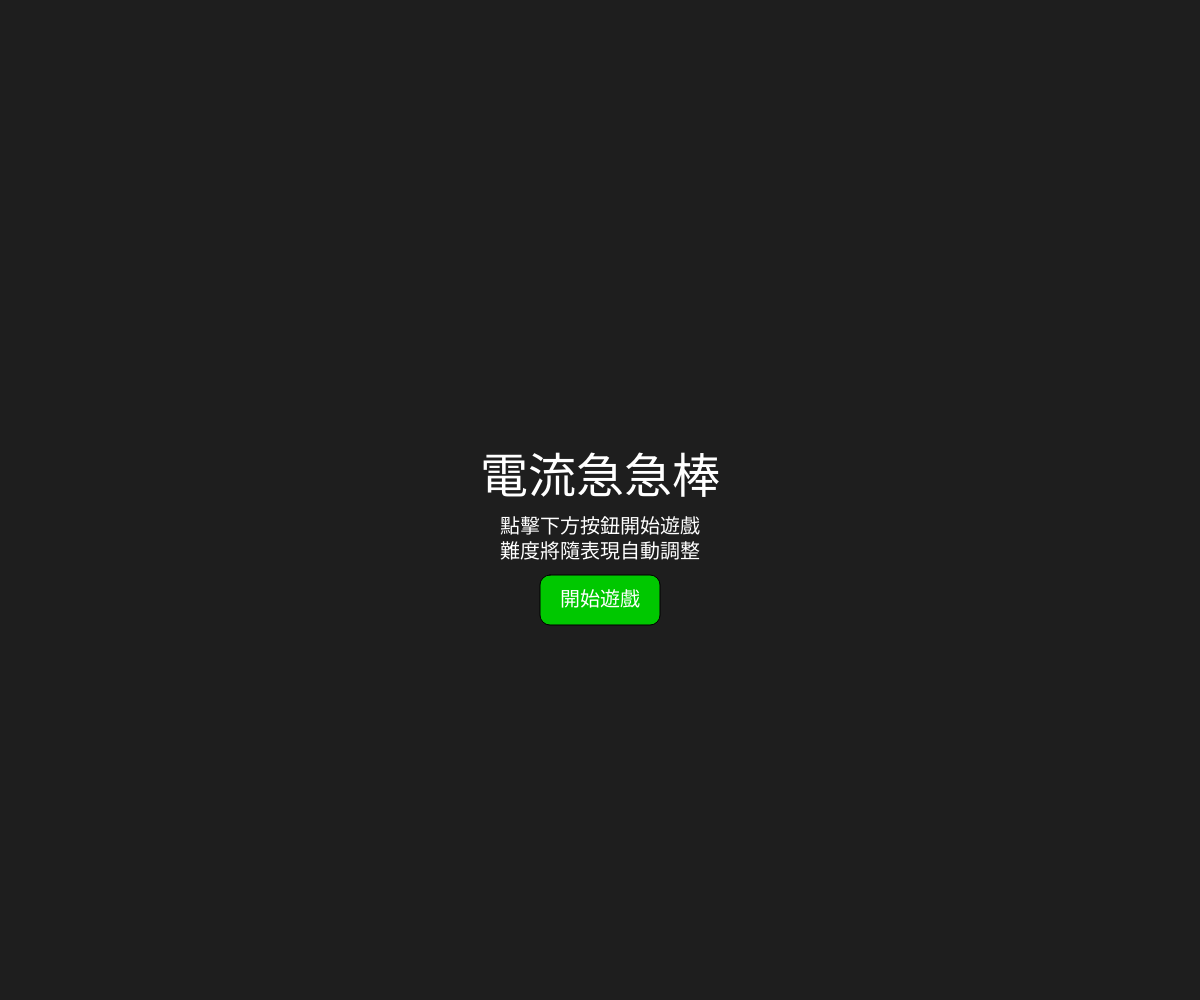
Frame 1 (no input)
Frame 60 (no input): identical to frame 1, image omitted
Frame 120 (the mouse pressed at the canvas centre since frame 60): identical to frame 1, image omitted

The p5.js sketch that drew this single still picture (run headless with seeded random() and noise() and a simulated clock; from frame 60 on, the mouse is pressed at the canvas centre):

// p5.js sketch
// ── sketch.js
let topPoints = [];
let bottomPoints = [];
let midPoints = [];
const numPoints = 5;
let gameState = "START"; // START, PLAYING, WON, LOST
let gameActive = false;  // 是否已經移到起點開始偵測
let difficulty = 1;      // 1: Easy, 2: Medium, 3: Hard
let failReason = "";     // 顯示失敗原因
const margin = 100;      // 左右留出的空間
const cursorRadius = 7.5; // 滑鼠圈圈半徑 (15/2)
let waveTime = 0;        // 用於控制高級模式的扭動時間

function setup() {
  createCanvas(windowWidth, windowHeight);
  // 初始不產生路徑，直到按下開始
}

function draw() {
  background(30);

  if (gameState === "START") {
    drawMenu("電流急急棒", "點擊下方按鈕開始遊戲\n難度將隨表現自動調整");
    drawStartButton();
  } else if (gameState === "PLAYING") {
    drawPath();
    drawMouseCursor(); // 繪製滑鼠跟隨圈
    
    // 只有在遊戲正式開始後，波浪計時器才開始跑
    if (gameActive) {
      waveTime += 0.05;
    }

    // 在頂部告知難度級別
    let diffLabels = ["", "簡單", "中級", "高級"];
    fill(255);
    textSize(24);
    textAlign(CENTER);
    text("當前難度：" + diffLabels[difficulty], width / 2, 40);

    if (!gameActive) {
      fill(255, 255, 0);
      text("← 請點擊綠色起點開始\n跟隨虛線，勿碰邊線", width / 2, 80);
    }
    checkGameLogic();
  } else if (gameState === "WON") {
    drawMenu("恭喜成功！", "點擊畫面重新開始");
  } else if (gameState === "LOST") {
    drawMenu("遊戲失敗！", failReason + "\n點擊畫面再試一次");
  }
}

function getMidlineOffset(x) {
  if (difficulty === 1) return 0;
  if (difficulty === 2) {
    // 中級：波浪 (靜止的 Sine 波，增加曲折感但不會移動)
    return sin(x * 0.03) * 10;
  }
  if (difficulty === 3) {
    // 高級：扭動 (使用 waveTime 控制，點擊起點後才開始變動)
    return sin(waveTime + x * 0.01) * 12;
  }
  return 0;
}

function generatePath() {
  topPoints = [];
  bottomPoints = [];
  midPoints = [];
  let spacing = (width - 2 * margin) / (numPoints - 1);
  
  // 根據難度調整間距
  let minGap = difficulty === 1 ? 80 : (difficulty === 2 ? 65 : 55);
  let maxGap = difficulty === 1 ? 120 : (difficulty === 2 ? 95 : 75);
  
  for (let i = 0; i < numPoints; i++) {
    let x = margin + i * spacing;
    // 隨機產生上方點，保留上下邊距避免太靠邊
    let ty = random(height * 0.2, height * 0.7);
    let gap = random(minGap, maxGap);
    
    topPoints.push(createVector(x, ty));
    bottomPoints.push(createVector(x, ty + gap));
    midPoints.push(createVector(x, ty + gap / 2));
  }
}

function drawPath() {
  // 繪製起點與終點圓圈 (安全區)
  noStroke();
  // 起終點跟隨黃線位置
  let startY = (topPoints[0].y + bottomPoints[0].y) / 2 + getMidlineOffset(topPoints[0].x);
  let endY = (topPoints[numPoints-1].y + bottomPoints[numPoints-1].y) / 2 + getMidlineOffset(topPoints[numPoints-1].x);
  
  fill(0, 255, 0, 100); // 綠色起點
  ellipse(topPoints[0].x, startY, 40);
  fill(255, 0, 0, 100); // 紅色終點
  ellipse(topPoints[numPoints-1].x, endY, 40);

  noFill();
  strokeWeight(3);
  
  // 繪製邊界 (統一顏色)
  stroke(0, 200, 255);
  // 上邊界
  beginShape();
  for (let p of topPoints) {
    vertex(p.x, p.y); // 其餘不動
  }
  endShape();
  
  // 下邊界
  beginShape();
  for (let p of bottomPoints) {
    vertex(p.x, p.y); // 其餘不動
  }
  endShape();

  // 繪製引導中線 (增加繪圖密度以完整呈現波浪或曲折感)
  stroke(255, 255, 0, 200);
  strokeWeight(1);
  drawingContext.setLineDash([5, 5]); // 虛線效果
  beginShape();
  let spacing = (width - 2 * margin) / (numPoints - 1);
  for (let x = margin; x <= width - margin; x += 5) {
    // 計算當前 x 位置在 5 個原始頂點間的基礎 Y 座標
    let idx = floor((x - margin) / spacing);
    idx = constrain(idx, 0, numPoints - 2);
    let pct = (x - (margin + idx * spacing)) / spacing;
    let baseY = lerp(midPoints[idx].y, midPoints[idx + 1].y, pct);
    
    // 加上難度位移
    vertex(x, baseY + getMidlineOffset(x));
  }
  endShape();
  drawingContext.setLineDash([]); // 恢復實線

  fill(255);
  noStroke();
  textSize(16);
  textAlign(CENTER);
  text("起點", topPoints[0].x, startY - 30);
  text("終點", topPoints[numPoints-1].x, endY - 30);
}

function checkGameLogic() {
  let startX = topPoints[0].x;
  let endX = topPoints[numPoints-1].x;
  let startY = (topPoints[0].y + bottomPoints[0].y) / 2 + getMidlineOffset(startX);
  let endY = (topPoints[numPoints-1].y + bottomPoints[numPoints-1].y) / 2 + getMidlineOffset(endX);

  // 1. 如果尚未點擊起點開始，不做碰撞偵測 (點擊邏輯移至 mousePressed)
  if (!gameActive) {
    return;
  }

  // 2. 優先檢查是否抵達終點圓圈 (進入紅色區域即成功，忽略區域內的線)
  if (dist(mouseX, mouseY, endX, endY) < 20) {
    gameState = "WON";
    gameActive = false;
    difficulty = min(3, difficulty + 1); // 成功則變難
    return;
  }

  // 3. 如果在起點圓圈內，視為安全區域，不檢查線條碰撞
  if (dist(mouseX, mouseY, startX, startY) < 20) {
    return;
  }

  // 2. 遊戲進行中的碰撞偵測
  if (mouseX < startX) {
    // 在起點左側：必須待在圓圈內
    if (dist(mouseX, mouseY, startX, startY) > 20) {
      failGame("離開了起點安全區！");
    }
  } else {
    // 在路徑中間：線性插值計算上下界
    let spacing = (width - 2 * margin) / (numPoints - 1);
    let idx = floor((mouseX - margin) / spacing);
    idx = constrain(idx, 0, numPoints - 2);

    let pct = (mouseX - topPoints[idx].x) / spacing;
    
    let currentTopY = lerp(topPoints[idx].y, topPoints[idx+1].y, pct);
    let currentBottomY = lerp(bottomPoints[idx].y, bottomPoints[idx+1].y, pct);
    let currentMidY = lerp(midPoints[idx].y, midPoints[idx+1].y, pct) + getMidlineOffset(mouseX);

    // 碰撞偵測：包含滑鼠圈圈的半徑
    if (mouseY - cursorRadius <= currentTopY || mouseY + cursorRadius >= currentBottomY) {
      failGame("碰到了藍色邊界！");
    }

    // 將判定範圍設定為 25，在挑戰性與容錯率之間取得更好的平衡
    if (abs(mouseY - currentMidY) > 25) {
      failGame("偏離了黃色引導線！");
    }
  }
}

function failGame(reason) {
  gameState = "LOST";
  gameActive = false;
  failReason = reason;
  difficulty = max(1, difficulty - 1); // 失敗則變簡單
}

function drawMouseCursor() {
  push();
  noFill();
  stroke(255);
  strokeWeight(2);
  ellipse(mouseX, mouseY, 15, 15);
  pop();
}

function drawMenu(title, sub) {
  textAlign(CENTER, CENTER);
  fill(255);
  textSize(48);
  text(title, width / 2, height / 2 - 20);
  textSize(20);
  text(sub, width / 2, height / 2 + 40);
}

function drawStartButton() {
  rectMode(CENTER);
  fill(0, 200, 0);
  rect(width / 2, height / 2 + 100, 120, 50, 10);
  fill(255);
  textSize(20);
  text("開始遊戲", width / 2, height / 2 + 100);
}

function mousePressed() {
  if (gameState === "START") {
    // 檢查是否點擊畫面中央的「開始遊戲」按鈕
    if (mouseX > width / 2 - 60 && mouseX < width / 2 + 60 && 
        mouseY > height / 2 + 75 && mouseY < height / 2 + 125) {
      
      if (failReason === "") difficulty = floor(random(1, 4));
      generatePath();
      gameActive = false;
      waveTime = 0; // 重置波浪時間
      gameState = "PLAYING";
    }
  } else if (gameState === "PLAYING" && !gameActive) {
    // 遊戲畫面中，檢查是否點擊起點綠圈
    let startX = topPoints[0].x;
    let startY = (topPoints[0].y + bottomPoints[0].y) / 2 + getMidlineOffset(startX);
    if (dist(mouseX, mouseY, startX, startY) < 20) {
      waveTime = 0; // 從點擊瞬間開始扭動
      gameActive = true;
    }
  } else if (gameState === "WON" || gameState === "LOST") {
    gameState = "START";
  }
}

function windowResized() {
  resizeCanvas(windowWidth, windowHeight);
  generatePath();
}
